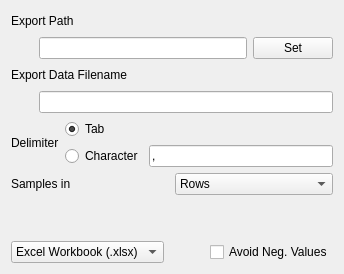
              <widget class="QWidget" name="exportDataSetTab">
               <layout class="QVBoxLayout" name="verticalLayout_11">
                <item>
                 <layout class="QHBoxLayout" name="horizontalLayout_36">
                  <item>
                   <widget class="QLabel" name="label_55">
                    <property name="text">
                     <string>Export Path</string>
                    </property>
                   </widget>
                  </item>
                  <item>
                   <spacer name="horizontalSpacer_28">
                    <property name="orientation">
                     <enum>Qt::Horizontal</enum>
                    </property>
                    <property name="sizeHint" stdset="0">
                     <size>
                      <width>40</width>
                      <height>20</height>
                     </size>
                    </property>
                   </spacer>
                  </item>
                 </layout>
                </item>
                <item>
                 <layout class="QHBoxLayout" name="horizontalLayout_37">
                  <item>
                   <spacer name="horizontalSpacer_27">
                    <property name="orientation">
                     <enum>Qt::Horizontal</enum>
                    </property>
                    <property name="sizeHint" stdset="0">
                     <size>
                      <width>28</width>
                      <height>20</height>
                     </size>
                    </property>
                   </spacer>
                  </item>
                  <item>
                   <widget class="QLineEdit" name="exportPath">
                    <property name="sizePolicy">
                     <sizepolicy hsizetype="Expanding" vsizetype="Fixed">
                      <horstretch>90</horstretch>
                      <verstretch>0</verstretch>
                     </sizepolicy>
                    </property>
                    <property name="alignment">
                     <set>Qt::AlignRight|Qt::AlignTrailing|Qt::AlignVCenter</set>
                    </property>
                   </widget>
                  </item>
                  <item>
                   <widget class="QPushButton" name="exportPathSelectButton">
                    <property name="text">
                     <string>Set</string>
                    </property>
                   </widget>
                  </item>
                 </layout>
                </item>
                <item>
                 <layout class="QHBoxLayout" name="horizontalLayout_38">
                  <item>
                   <widget class="QLabel" name="label_56">
                    <property name="text">
                     <string>Export Data Filename</string>
                    </property>
                   </widget>
                  </item>
                  <item>
                   <spacer name="horizontalSpacer_29">
                    <property name="orientation">
                     <enum>Qt::Horizontal</enum>
                    </property>
                    <property name="sizeHint" stdset="0">
                     <size>
                      <width>40</width>
                      <height>20</height>
                     </size>
                    </property>
                   </spacer>
                  </item>
                 </layout>
                </item>
                <item>
                 <layout class="QHBoxLayout" name="horizontalLayout_39">
                  <item>
                   <spacer name="horizontalSpacer_30">
                    <property name="orientation">
                     <enum>Qt::Horizontal</enum>
                    </property>
                    <property name="sizeHint" stdset="0">
                     <size>
                      <width>28</width>
                      <height>20</height>
                     </size>
                    </property>
                   </spacer>
                  </item>
                  <item>
                   <widget class="QLineEdit" name="exportFileName">
                    <property name="sizePolicy">
                     <sizepolicy hsizetype="Expanding" vsizetype="Fixed">
                      <horstretch>90</horstretch>
                      <verstretch>0</verstretch>
                     </sizepolicy>
                    </property>
                    <property name="alignment">
                     <set>Qt::AlignRight|Qt::AlignTrailing|Qt::AlignVCenter</set>
                    </property>
                   </widget>
                  </item>
                 </layout>
                </item>
                <item>
                 <layout class="QHBoxLayout" name="horizontalLayout_44">
                  <item>
                   <widget class="QLabel" name="delimiterLabel">
                    <property name="text">
                     <string>Delimiter</string>
                    </property>
                   </widget>
                  </item>
                  <item>
                   <layout class="QVBoxLayout" name="verticalLayout_10">
                    <item>
                     <widget class="QRadioButton" name="exportDelimiterTab">
                      <property name="text">
                       <string>Tab</string>
                      </property>
                      <property name="checked">
                       <bool>true</bool>
                      </property>
                     </widget>
                    </item>
                    <item>
                     <layout class="QHBoxLayout" name="horizontalLayout_30">
                      <item>
                       <widget class="QRadioButton" name="exportDelimiterCharacter">
                        <property name="text">
                         <string>Character</string>
                        </property>
                       </widget>
                      </item>
                      <item>
                       <widget class="QLineEdit" name="exportCharacter">
                        <property name="enabled">
                         <bool>true</bool>
                        </property>
                        <property name="text">
                         <string>,</string>
                        </property>
                       </widget>
                      </item>
                     </layout>
                    </item>
                   </layout>
                  </item>
                 </layout>
                </item>
                <item>
                 <layout class="QHBoxLayout" name="horizontalLayout_47">
                  <item>
                   <widget class="QLabel" name="samplesInRowsLabel">
                    <property name="text">
                     <string>Samples in</string>
                    </property>
                   </widget>
                  </item>
                  <item>
                   <widget class="QComboBox" name="samplesInComboBox">
                    <item>
                     <property name="text">
                      <string>Rows</string>
                     </property>
                    </item>
                    <item>
                     <property name="text">
                      <string>Columns</string>
                     </property>
                    </item>
                   </widget>
                  </item>
                 </layout>
                </item>
                <item>
                 <spacer name="verticalSpacer_4">
                  <property name="orientation">
                   <enum>Qt::Vertical</enum>
                  </property>
                  <property name="sizeHint" stdset="0">
                   <size>
                    <width>20</width>
                    <height>40</height>
                   </size>
                  </property>
                 </spacer>
                </item>
                <item>
                 <layout class="QHBoxLayout" name="horizontalLayout_40">
                  <item>
                   <widget class="QComboBox" name="exportMethod">
                    <item>
                     <property name="text">
                      <string>Excel Workbook (.xlsx)</string>
                     </property>
                    </item>
                    <item>
                     <property name="text">
                      <string>CSV Export (.csv)</string>
                     </property>
                    </item>
                    <item>
                     <property name="text">
                      <string>MetaboAnalyst (.csv)</string>
                     </property>
                    </item>
                    <item>
                     <property name="text">
                      <string>rDolphin (.csv)</string>
                     </property>
                    </item>
                    <item>
                     <property name="text">
                      <string>Batman (.txt)</string>
                     </property>
                    </item>
                    <item>
                     <property name="text">
                      <string>Bruker Dataset</string>
                     </property>
                    </item>
                    <item>
                     <property name="text">
                      <string/>
                     </property>
                    </item>
                   </widget>
                  </item>
                  <item>
                   <spacer name="horizontalSpacer_31">
                    <property name="orientation">
                     <enum>Qt::Horizontal</enum>
                    </property>
                    <property name="sizeHint" stdset="0">
                     <size>
                      <width>40</width>
                      <height>20</height>
                     </size>
                    </property>
                   </spacer>
                  </item>
                  <item>
                   <widget class="QCheckBox" name="avoidNegValues">
                    <property name="text">
                     <string>Avoid Neg. Values</string>
                    </property>
                   </widget>
                  </item>
                 </layout>
                </item>
               </layout>
              </widget>
